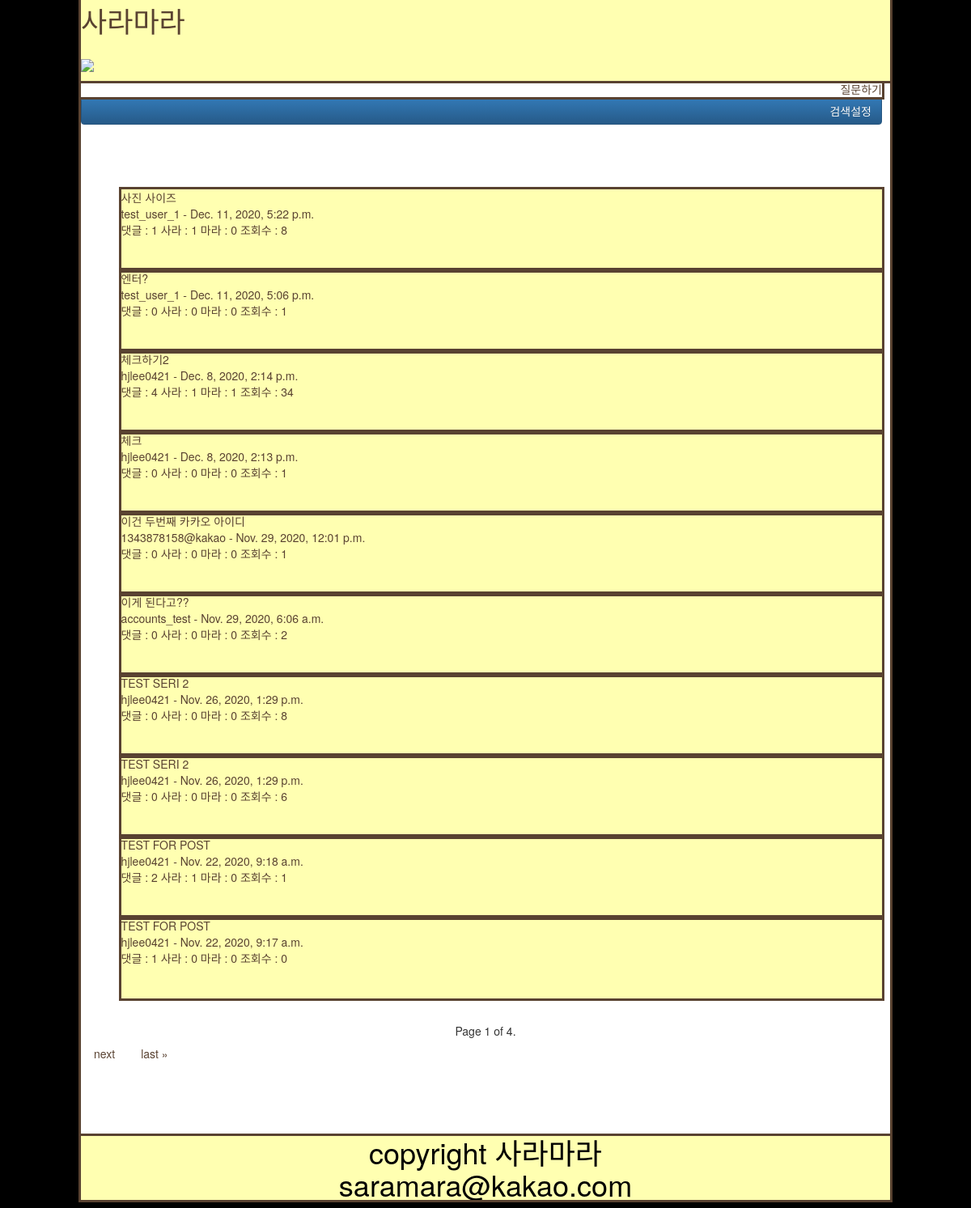
The page / on the database its author committed.
### posts/models.py (models this page shows, shortened)
class Post(models.Model):
    author = models.ForeignKey(
        settings.AUTH_USER_MODEL, on_delete=models.CASCADE)  # settings.py 에 AUTH_USER_MODEL 확인 추천!
    title = models.CharField(max_length=128)
    price = models.CharField(max_length=128, blank=True, null=True)
    brand = models.CharField(max_length=128, blank=True, null=True)
    link = models.CharField(
        max_length=128, blank=True, null=True)
    pub_date = models.DateTimeField(auto_now_add=True,
                                    verbose_name='date published')
    sara = models.TextField(blank=True, null=True)
    mara = models.TextField(blank=True, null=True)
    sara_cnt = models.IntegerField(default=0)
    mara_cnt = models.IntegerField(default=0)
    comment_cnt = models.IntegerField(default=0)
    view_cnt = models.IntegerField(default=0)
    ckcontent = RichTextUploadingField(blank=True, null=True)
    CATEGORY_CHOICES = (
        ('상의', '상의'),
        ('하의', '하의'),
        ('신발', '신발'),
        ('기타', '기타'),
    )
    category = models.CharField(
        max_length=128, choices=CATEGORY_CHOICES, default='상의', null=False)
    class Meta:
        ordering = ['-id']

class User(AbstractUser):
    kakao_unique_id = models.CharField(
        max_length=128, blank=True, null=True, default="")
    kakao_access_token = models.CharField(
        max_length=128, blank=True, null=True, default="")
    profile_image = models.ImageField(
        blank=True, null=True, upload_to='profile_image', default="C:\django_project\django_project\media\profile_image\saramara_defaults.jpg")
    gender = models.CharField(
        max_length=128, blank=True, null=True, default="")
    email = models.EmailField(
        max_length=128, blank=True, null=True, default="")
    birthday = models.CharField(
        max_length=128, blank=True, null=True, default="0101")
    birthyear = models.CharField(
        max_length=128, blank=True, null=True, default=str(randint(1950, 2010)))

### posts/views.py (the view)
# urls.py: path('', views.IndexView.as_view(), name='index'),
class IndexView(generic.ListView):
    model = Post
    template_name = 'posts/index.html'
    context_object_name = 'post_objects'
    paginate_by = 10
    def get(self, request, *args, **kwargs):
        timerange = request.GET.get('timerange')
        timerange_list = ['1일', '7일', '30일']
        drone = request.GET.get('drone')
        drone_list = ['view_cnt', 'comment_cnt', 'sara_cnt', 'mara_cnt']
        category = request.GET.get('category')
        category_list = ['상의', '하의', '신발', '기타']
        keyword = request.GET.get('keyword')
        if timerange in timerange_list:
            self.queryset = self.get_queryset().filter(
                pub_date__gte=datetime.now()-timedelta(days=int(timerange[:-1])))
        if category in category_list:
            self.queryset = self.get_queryset().filter(category=category)
        if keyword:
            self.queryset = self.get_queryset().filter(Q(title__icontains=keyword)
                                                       | Q(ckcontent__icontains=keyword))
        if drone in drone_list:
            self.queryset = self.get_queryset().order_by('-'+drone)
        return super(IndexView, self).get(request, *args, **kwargs)

### posts/context_processors.py (called while the page is built)
def kakao_login_key(request):
    return {'javascript_sdk_key': str(secrets["kakao"]["javascript_key"])}

### posts/templates/posts/index.html (shortened to what this page needs)
{% extends 'posts/base.html' %} {% block content %}
<div class="ask-list">
  {% if user.is_authenticated %}
  <a href="{% url 'posts:ask' %}">질문하기</a>
  {% comment %} forward to ask page {% endcomment %} {% else %}
  <a href="{% url 'posts:signin' %}">질문하기</a>
   {% endif %}
</div>
<input
  type="submit"
  class="btn btn-primary"
  id="search-button"
  value="검색설정"
  style="text-align: right; width: 99%"
/>
<br /><br /><br /><br />
<br />
<div class="items-wrap">
  {% if post_objects %}
  <ul>
    {% for post in post_objects %}
    <a href="{% url 'posts:detail' post.id %}"
      ><div class="single-item" style="font-size: 100%; height: 100px">
        {{post.title|upper}} <br />
        {{post.author}} - {{post.pub_date}}<br />
        댓글 : {{post.comment_cnt}} 사라 : {{post.sara_cnt}} 마라 :
        {{post.mara_cnt}} 조회수 : {{post.view_cnt}} <br />
      </div>
    </a>
    {% endfor %}
  </ul>
  {% else %}
  <p>no posts are available</p>
  {% endif %}
</div>
<div class="pagination" style="height: 100px; width: 1000px">
  <div class="step-links">
    <div class="current">
      Page {{ page_obj.number }} of {{ page_obj.paginator.num_pages }}.
    </div>
    {% if page_obj.has_next %}
    <a href="?page={{ page_obj.next_page_number }}">next</a>
    <a href="?page={{ page_obj.paginator.num_pages }}">last &raquo;</a>
    {% endif %}
  </div>
</div>
{% endblock %}

### posts/static/posts/style.css (style rules this page uses)
body { display: block; margin: 1%; background-color: #000000; }
.ask-list { outline-style: solid; outline-color: #594231; text-align: right; width: 99%; }
.items-wrap { margin: 0 auto; }
.single-item { outline-style: solid; outline-color: #594231; background-color: #ffffb1; height: 100px; width: 98%; max-width: 1000px; display: block; font-size: 2em; margin: 0 auto; }
.pagination { margin: 0 auto; text-align: center; display: inline-block; }
.pagination a { color: black; float: left; padding: 8px 16px; text-decoration: none; }
a { color: #594231; text-decoration: none; }
a:link { color: #594231; text-decoration: none; }

### rows shown on the page
Post: title "사진 사이즈", author "test_user_1", pub_date "Dec. 11, 2020, 5:22 p.m.", comment_cnt "1", sara_cnt "1", mara_cnt "0", view_cnt "8"
Post: title "엔터?", author "test_user_1", pub_date "Dec. 11, 2020, 5:06 p.m.", comment_cnt "0", sara_cnt "0", mara_cnt "0", view_cnt "1"
Post: title "체크하기2", author "hjlee0421", pub_date "Dec. 8, 2020, 2:14 p.m.", comment_cnt "4", sara_cnt "1", mara_cnt "1", view_cnt "34"
Post: title "체크", author "hjlee0421", pub_date "Dec. 8, 2020, 2:13 p.m.", comment_cnt "0", sara_cnt "0", mara_cnt "0", view_cnt "1"
Post: title "이건 두번째 카카오 아이디", author "1343878158@kakao", pub_date "Nov. 29, 2020, 12:01 p.m.", comment_cnt "0", sara_cnt "0", mara_cnt "0", view_cnt "1"
Post: title "이게 된다고??", author "accounts_test", pub_date "Nov. 29, 2020, 6:06 a.m.", comment_cnt "0", sara_cnt "0", mara_cnt "0", view_cnt "2"
Post: title "TEST SERI 2", author "hjlee0421", pub_date "Nov. 26, 2020, 1:29 p.m.", comment_cnt "0", sara_cnt "0", mara_cnt "0", view_cnt "8"
Post: title "TEST SERI 2", author "hjlee0421", pub_date "Nov. 26, 2020, 1:29 p.m.", comment_cnt "0", sara_cnt "0", mara_cnt "0", view_cnt "6"
Post: title "TEST FOR POST", author "hjlee0421", pub_date "Nov. 22, 2020, 9:18 a.m.", comment_cnt "2", sara_cnt "1", mara_cnt "0", view_cnt "1"
Post: title "TEST FOR POST", author "hjlee0421", pub_date "Nov. 22, 2020, 9:17 a.m.", comment_cnt "1", sara_cnt "0", mara_cnt "0", view_cnt "0"

### other values the page prints
{{ page_obj.number }} "1"
{{ page_obj.paginator.num_pages }} "4"
